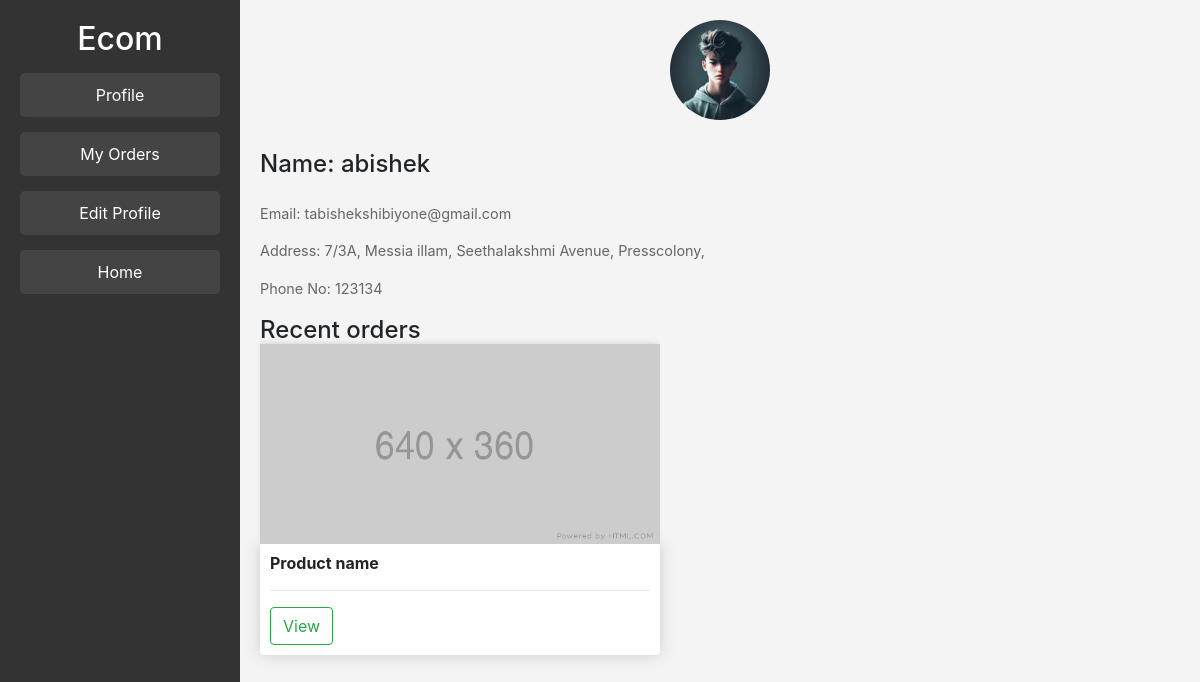
Page /profile/abishek/ on the committed database.
### store/models.py (models this page shows, shortened)
class Customer(models.Model):
	user = models.OneToOneField(User, null=True, blank=True, on_delete=models.CASCADE)  #one to one relationship between user and customer 1 user = 1  customer
	name = models.CharField(max_length=200, null=True)
	num = models.IntegerField(default=0, null=True, blank=True)
	email = models.CharField(max_length=200)
	address = models.CharField(max_length=200,default=0, null=True, blank=True)
	proimg = models.ImageField(null=True, blank=True)
	last_login = models.DateTimeField(null=True,auto_now=True)
	@property
	def imageURL(self):
		try:
			url = self.proimg.url   #.URL returns the publicly accessible URL of the file
		except:
			url = ''
		return url

### store/views.py (the view, shortened to what this page needs)
# urls.py: path('profile/<str:username>/', views.profile, name='profile'),
def profile(request, username):
    try:
        customer = Customer.objects.get(name=username)
        orderitems = OrderItem.objects.filter(customer=customer)
        shipping_addresses = ShippingAddress.objects.filter(customer=customer)
        order = Order.objects.filter(customer=customer)
    except Customer.DoesNotExist:
        return redirect('some_error_page')  # Redirect to an error page or a default profile page
    context = {
        'customer': customer,
        'orderitems': orderitems,
        'shipping_addresses': shipping_addresses,
        'order': order,
    }
    return render(request, 'store/profile.html', context)

### store/templates/store/profile.html (shortened to what this page needs)
{% load static %}
<!DOCTYPE html>
<html lang="en">
<head>
  <link rel="stylesheet" href="{% static 'css/profile.css' %}">
	<link rel="stylesheet" href="https://cdn.jsdelivr.net/npm/bootstrap@4.0.0/dist/css/bootstrap.min.css">
</head>
<body>
  <div class="dashboard">
    <aside class="sidebar">
      <h2>Ecom</h2>
      <ul>
        <li><button class="nav-button" data-section="profile">Profile</button></li>
        <li><button class="nav-button" data-section="orders">My Orders</button></li>
        <li><button class="nav-button" data-section="editprofile">Edit Profile</button></li>
        <li><a href="{% url 'store:store' %}"><button class="nav-button" data-section="editprofile">Home</button></a> </li>
      </ul>
    </aside>
    <main class="main-content">
      <section id="content">
        <div id="profile">
          <div class="profile-card">
            <img src="{{customer.imageURL }}" alt="Profile Picture" class="profile-pic">
          </div>
          <div>
            <h3 class="profile-name">Name: {{customer.name}}</h3><br>
            <p class="profile-email">Email: {{customer.email}}</p>
            <p class="profile-email">Address: {{customer.address}}</p>
            <p class="profile-email">Phone No: {{customer.num}}</p>
          </div>
          <div>
            <h3 class="profile-name">Recent orders</h3>
            <div class="recent">
                <img class="thumbnail" src="{% static 'images/placeholder.png' %}">
                <div class="box-element product">
                    <h6><strong>Product name</strong></h6>
                    <hr>
                    <a class="btn btn-outline-success" href="#">View</a>
                </div>
            </div>
          </div>
        </div>
      </section>
    </main>
  </div>
</body>
</html>

### static/css/profile.css (style rules this page uses)
body { font-family: Arial, sans-serif; margin: 0; padding: 0; display: flex; height: 100vh; }
.dashboard { display: flex; width: 100%; }
.sidebar { background-color: #333; color: white; width: 20%; padding: 20px; box-sizing: border-box; }
.sidebar h2 { text-align: center; }
.sidebar ul { list-style: none; padding: 0; }
.sidebar ul li { margin: 15px 0; }
.sidebar ul li button { width: 100%; color: white; text-decoration: none; display: block; padding: 10px; border: none; border-radius: 5px; background-color: #444; cursor: pointer; transition: background-color 0.3s; }
.main-content { background-color: #f4f4f4; width: 80%; padding: 20px; box-sizing: border-box; }
.profile-card { text-align: center; margin-bottom: 20px; }
.profile-pic { border-radius: 50%; margin-bottom: 10px; width:100px; height:100px; }
.profile-name { font-size: 1.5em; margin: 0; }
.profile-email { font-size: 0.9em; color: #666; }
section { margin-bottom: 30px; }
.recent { width:400px; height:400px; }
.thumbnail { width: 100%; height: 200px; -webkit-box-shadow: -1px -3px 5px -2px rgba(214,214,214,1); -moz-box-shadow: -1px -3px 5px -2px rgba(214,214,214,1); box-shadow: -1px -3px 5px -2px rgba(214,214,214,1); }
.box-element { box-shadow:hsl(0, 0%, 80%) 0 0 16px; background-color: #fff; border-radius: 4px; padding: 10px; }
.product { border-radius: 0 0 4px 4px; }
body { overflow-y: hidden; }

### rows in the picture
Customer: imageURL (picture), name "abishek", email "tabishekshibiyone@gmail.com", address "7/3A, Messia illam, Seethalakshmi Avenue, Presscolony,", num "123134"
